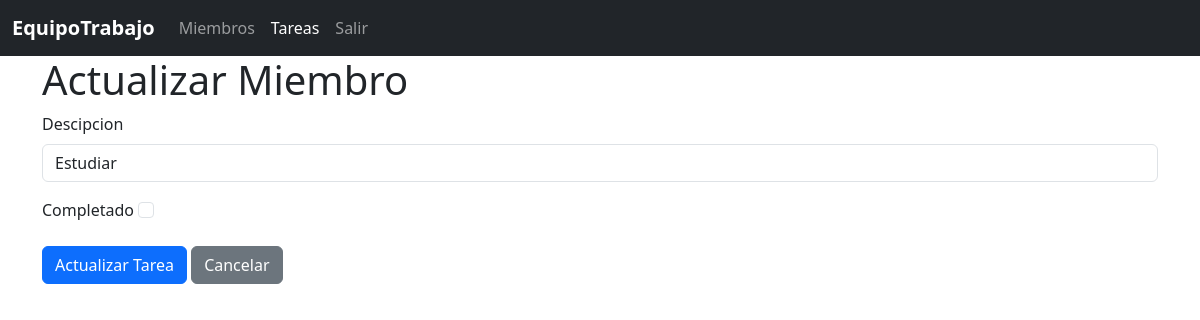
Page /tareas/edit/3 on the earlier database version.
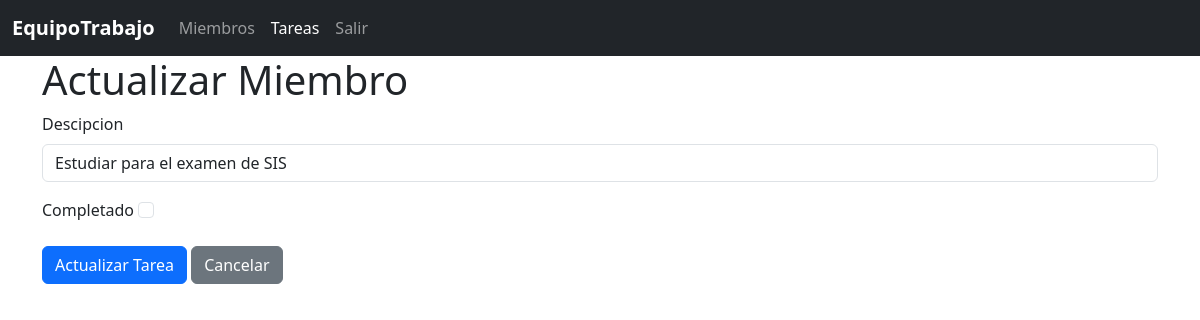
Same page on the later database version.
### blueprintapp/tareas/models.py (models this page shows, shortened)
class Tarea(db.Model):
    __tablename__ = "tareas"
    id = db.Column(db.Integer, primary_key=True)
    descripcion =  db.Column(db.String, nullable=False)
    completado = db.Column(db.Boolean,nullable=False)

### blueprintapp/tareas/routes.py (the view, shortened to what this page needs)
@bp_tarea.route("/edit/<int:id>" , methods=["GET", "POST"])
def edit(id):
    tarea = Tarea.query.get(id)
    return render_template("tareas/edit.html" , tarea=tarea)

### blueprintapp/tareas/templates/tareas/edit.html
{% extends 'base.html' %}
{% block content %}
<h1>Actualizar Miembro</h1>
<form action="{{ url_for('bp_tarea.edit', id=tarea.id) }}" method="POST">
    <div class="mb-3">
        <label for="" class="form-label">Descipcion</label>
        <input type="text" class="form-control" value="{{ tarea.descripcion }}" name="descripcion" required>
    </div>
    <div class="mb-3">
        <label for="" class="form-label">Completado</label>
        <input type="checkbox" class="form-check-input"  name="completado" {% if tarea.completado %}checked{% endif %} >
    </div>
    <button type="submit" class="btn btn-primary">Actualizar Tarea</button>
    <a class="btn btn-secondary" href="{{ url_for('bp_tarea.index' )}}">Cancelar</a>
</form>
{% endblock %}

Differences in the rows shown:
changed Tarea: descripcion "Estudiar" → "Estudiar para el examen de SIS"
